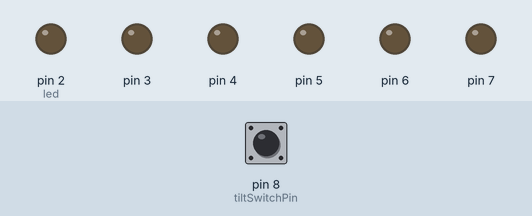
Recording of a sketch running on a simulated Arduino Uno, built with avr-gcc and run on an emulated ATmega328P. Parts: output pins drawn as LEDs (lit = HIGH). Inputs (shaded band) come from the test bench; at power-on: pin 8 (tiltSwitchPin) LOW.

Above: at 0.1 s.
At 10.1 s:
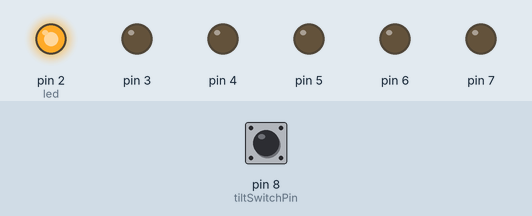
At 20.1 s:
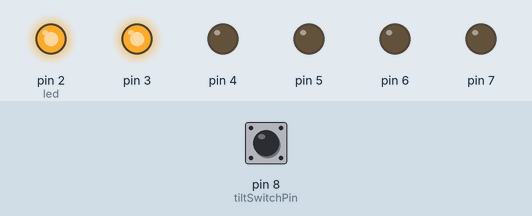
At 30.1 s:
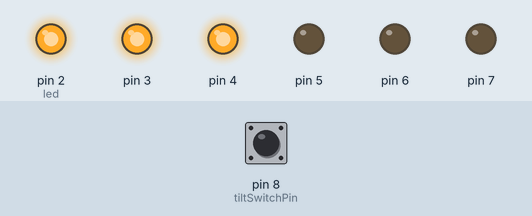
At 40.1 s:
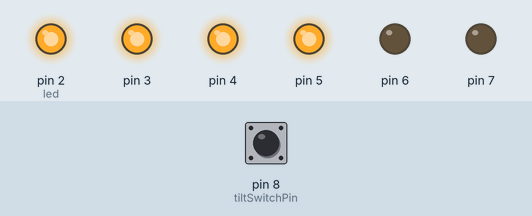
At 60.1 s:
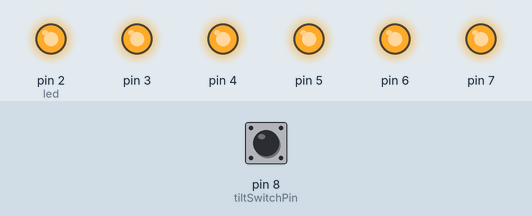
Timing chart, 0 to 61.6 s (numbered marks = the images above):
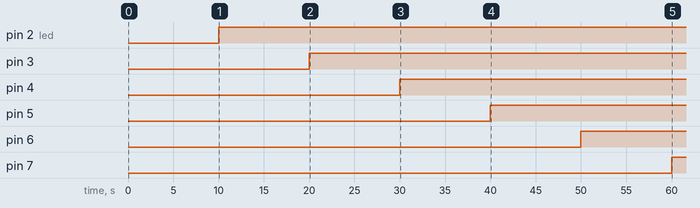

The sketch:

digital_hourglass.ino
```cpp
/***********************************************************
File name: digital_hourglass.ino
Author: Emil
Date: 02/08/23
*************************************************************/
const int tiltSwitchPin = 8;
unsigned long previousTime = 0;
int switchState = 0;
int prevSwitchState = 0;
int led = 2;
long interval = 10000;

void setup()
{
    for (int x = 2; x < 8; x++)
    {
        pinMode(x, OUTPUT);
    }

    pinMode(tiltSwitchPin, INPUT);
}

void loop()
{
    unsigned long currentTime = millis();
    if (currentTime - previousTime > interval)
    {
        previousTime = currentTime;
        digitalWrite(led, HIGH);
        led++;
        if (led == 7)
        {
            // turoff
        }
    }

    switchState = digitalRead(tiltSwitchPin);
    if (switchState != prevSwitchState)
    {
        for (int x = 2; x < 8; x++)
        {
            digitalWrite(x, LOW);
        }

        led = 2;
        previousTime = currentTime;
    }

    prevSwitchState = switchState;
}
```

Measured:
- by itself, pin 2 (led): LOW → HIGH at 10.0 s
- by itself, pin 3: LOW → HIGH at 20.0 s
- by itself, pin 4: LOW → HIGH at 30.0 s
- by itself, pin 5: LOW → HIGH at 40.0 s
- by itself, pin 6: LOW → HIGH at 50.0 s
- by itself, pin 7: LOW → HIGH at 60.0 s
